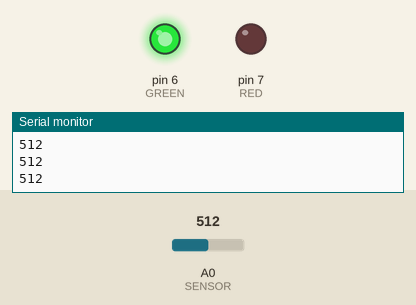
A sketch run on a simulated Arduino Uno, built with avr-gcc and run on an emulated ATmega328P. On the bench: output pins drawn as LEDs (lit = HIGH), the last lines printed to the serial monitor. The inputs (shaded band) are chosen by the test bench; at power-on: A0 (SENSOR) = 512.

Above: at 1.3 s.
1.4 s: A0 (SENSOR) set to 212
2.9 s: A0 (SENSOR) set to 189
At 4.0 s:
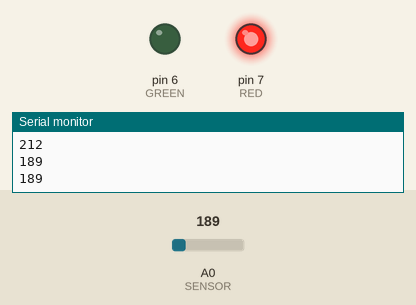
4.5 s: A0 (SENSOR) set to 210
At 5.1 s:
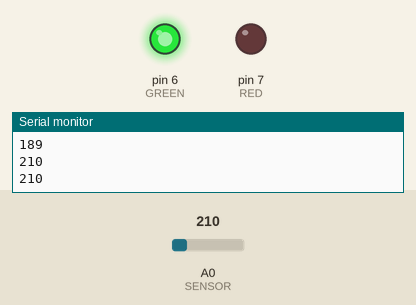
6.0 s: A0 (SENSOR) set to 190
At 6.3 s:
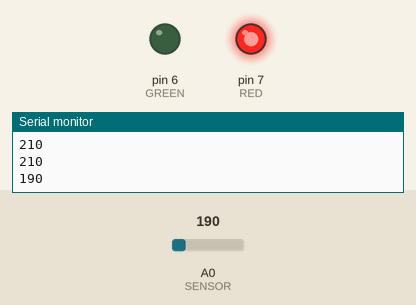
Timing chart, 0 to 8.5 s (numbered marks = the images above; inputs shaded):
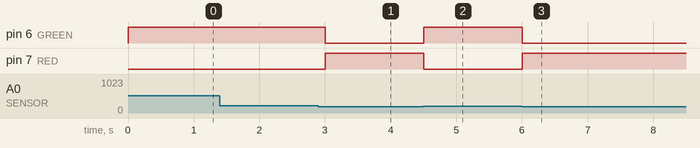

Measured:
- the behaviour switches between 201 and 200 on A0 (SENSOR) (found by bisection; images 0 and 1)
- after the input at 2.9 s, pin 6 (GREEN): HIGH → LOW after 0.10 s; pin 7 (RED): LOW → HIGH after 0.10 s
- after the input at 4.5 s, pin 6 (GREEN): LOW → HIGH at once; pin 7 (RED): HIGH → LOW at once
- after the input at 6.0 s, pin 6 (GREEN): HIGH → LOW at once; pin 7 (RED): LOW → HIGH at once

The sketch:

test_soil_humidity.ino
```cpp
#define RED 7
#define GREEN 6
#define SENSOR A0
#define threshold1 380
#define threshold2 200


void setup() {
  pinMode(RED, OUTPUT);
  pinMode(GREEN, OUTPUT);
  pinMode(SENSOR, INPUT);
  Serial.begin(9600);
}

void loop() {
  int sensorValue = analogRead(SENSOR);
  Serial.println(sensorValue);
  /*if(sensorValue < threshold1)
  {
    digitalWrite(RED, LOW);
    digitalWrite(GREEN, HIGH);
  }
  else
  {
    digitalWrite(RED, HIGH);
    digitalWrite(GREEN, LOW);
  }*/
  if(sensorValue > threshold2)
  {
    digitalWrite(RED, LOW);
    digitalWrite(GREEN, HIGH);
  }
  else
  {
    digitalWrite(RED, HIGH);
    digitalWrite(GREEN, LOW);
  }
  delay(500);
}
```
